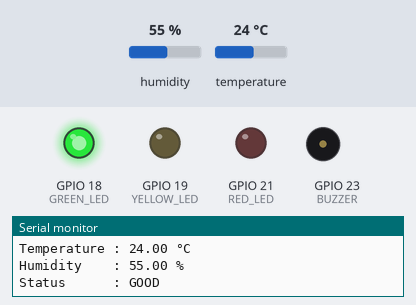
Bench run of a sketch on a simulated ESP32. On the bench: output pins drawn as LEDs (lit = HIGH), buzzer (waves = sounding, pin HIGH), the last lines printed to the serial monitor. Inputs (shaded band) come from the test bench; at power-on: humidity 55 %, temperature 24 °C. WiFi joins after 1.5 s; servers stay silent unless stated.

Above: at 2.7 s.
2.8 s: humidity set to 68 %
5.5 s: humidity set to 71 %
At 6.8 s:
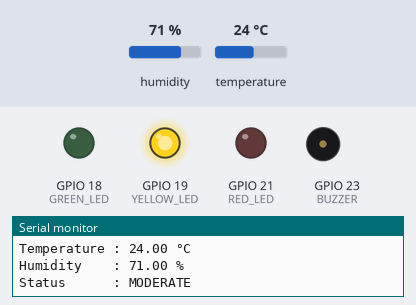
8.2 s: temperature set to 39.2 °C
10.9 s: temperature set to 40.7 °C
At 12.4 s:
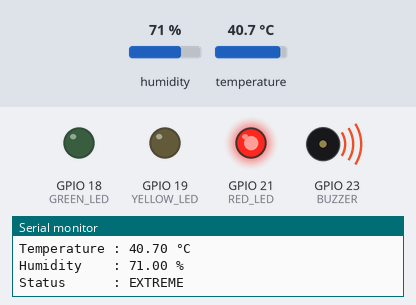
13.6 s: temperature set to 12 °C
At 16.2 s:
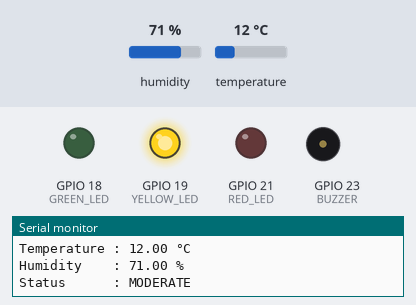
17.0 s: humidity set to 22 %
At 18.0 s:
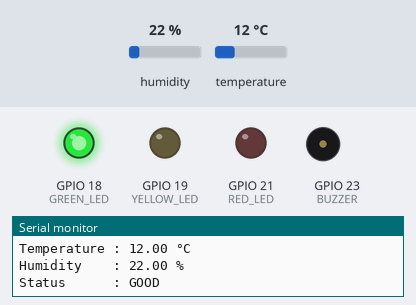
Timing chart, 0 to 20.0 s (numbered marks = the images above; inputs shaded):
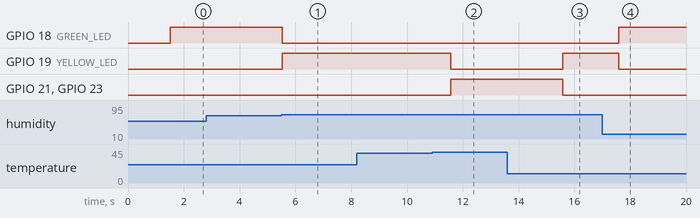

The sketch:

esp32_weather_station.ino
```cpp
#include <WiFi.h>
#include <WebServer.h>
#include <DHT.h>

// ======================
// WiFi Configuration
// ======================
const char* ssid = "Wokwi-GUEST";
const char* password = "";

// ======================
// Pin Configuration
// ======================
#define DHTPIN      4
#define DHTTYPE     DHT22

#define GREEN_LED   18
#define YELLOW_LED  19
#define RED_LED     21
#define BUZZER      23

// ======================
// Objects
// ======================
DHT dht(DHTPIN, DHTTYPE);
WebServer server(80);

// ======================
// Global Variables
// ======================
float temperature = 0;
float humidity = 0;

String weatherStatus = "GOOD";
String description = "Pleasant Conditions";

// ======================
// Function Prototypes
// ======================
void connectWiFi();
void readSensor();
void updateIndicators();
void handleData();

// ======================
// Setup
// ======================
void setup() {

  Serial.begin(115200);

  pinMode(GREEN_LED, OUTPUT);
  pinMode(YELLOW_LED, OUTPUT);
  pinMode(RED_LED, OUTPUT);
  pinMode(BUZZER, OUTPUT);

  digitalWrite(GREEN_LED, LOW);
  digitalWrite(YELLOW_LED, LOW);
  digitalWrite(RED_LED, LOW);
  digitalWrite(BUZZER, LOW);

  dht.begin();

  connectWiFi();

  server.on("/data", handleData);

  server.begin();

  Serial.println();
  Serial.println("==================================");
  Serial.println(" ESP32 Smart Weather Station");
  Serial.println("==================================");
  Serial.print("Dashboard : http://");
  Serial.println(WiFi.localIP());
}

void loop() {

  server.handleClient();

  readSensor();

  updateIndicators();

  Serial.println("--------------------------------------");
  Serial.print("Temperature : ");
  Serial.print(temperature);
  Serial.println(" °C");

  Serial.print("Humidity    : ");
  Serial.print(humidity);
  Serial.println(" %");

  Serial.print("Status      : ");
  Serial.println(weatherStatus);

  delay(2000);
}

void connectWiFi() {

  Serial.println();
  Serial.print("Connecting to WiFi");

  WiFi.begin(ssid, password);

  while (WiFi.status() != WL_CONNECTED) {
    delay(500);
    Serial.print(".");
  }

  Serial.println();
  Serial.println("WiFi Connected!");
  Serial.print("IP Address: ");
  Serial.println(WiFi.localIP());
}

void readSensor() {

  temperature = dht.readTemperature();
  humidity = dht.readHumidity();

  if (isnan(temperature) || isnan(humidity)) {

    Serial.println("Failed to read DHT22!");

    temperature = 0;
    humidity = 0;
  }
}

void updateIndicators() {

  digitalWrite(GREEN_LED, LOW);
  digitalWrite(YELLOW_LED, LOW);
  digitalWrite(RED_LED, LOW);
  digitalWrite(BUZZER, LOW);

  // GOOD
  if (temperature < 30 && humidity < 70) {

    weatherStatus = "GOOD";
    description = "Pleasant Conditions";

    digitalWrite(GREEN_LED, HIGH);
  }

  // MODERATE
  else if (temperature < 40 && humidity < 85) {

    weatherStatus = "MODERATE";
    description = "Conditions Changing";

    digitalWrite(YELLOW_LED, HIGH);
  }

  // EXTREME
  else {

    weatherStatus = "EXTREME";
    description = "Dangerous Conditions";

    digitalWrite(RED_LED, HIGH);
    digitalWrite(BUZZER, HIGH);
  }
}

void handleData() {

    String json = "{";

    json += "\"temperature\":";
    json += String(temperature,1);

    json += ",\"humidity\":";
    json += String(humidity,1);

    json += ",\"status\":\"";
    json += weatherStatus;

    json += "\",\"description\":\"";
    json += description;

    json += "\"}";

    server.send(200,"application/json",json);
}
```

Measured:
- the behaviour switches between 69 and 70 % on humidity (found by bisection; images 0 and 1)
- the behaviour switches between 39.9 and 40 °C on temperature (found by bisection; images 1 and 2)
- after the input at 5.5 s, GPIO 18 (GREEN_LED): HIGH → LOW at once; GPIO 19 (YELLOW_LED): LOW → HIGH at once
- after the input at 10.9 s, GPIO 19 (YELLOW_LED): HIGH → LOW after 0.66 s; GPIO 21 (RED_LED), GPIO 23 (BUZZER): LOW → HIGH after 0.66 s
- after the input at 13.6 s, GPIO 19 (YELLOW_LED): LOW → HIGH after 2.0 s; GPIO 21 (RED_LED), GPIO 23 (BUZZER): HIGH → LOW after 2.0 s
- after the input at 17.0 s, GPIO 18 (GREEN_LED): LOW → HIGH after 0.59 s; GPIO 19 (YELLOW_LED): HIGH → LOW after 0.59 s
